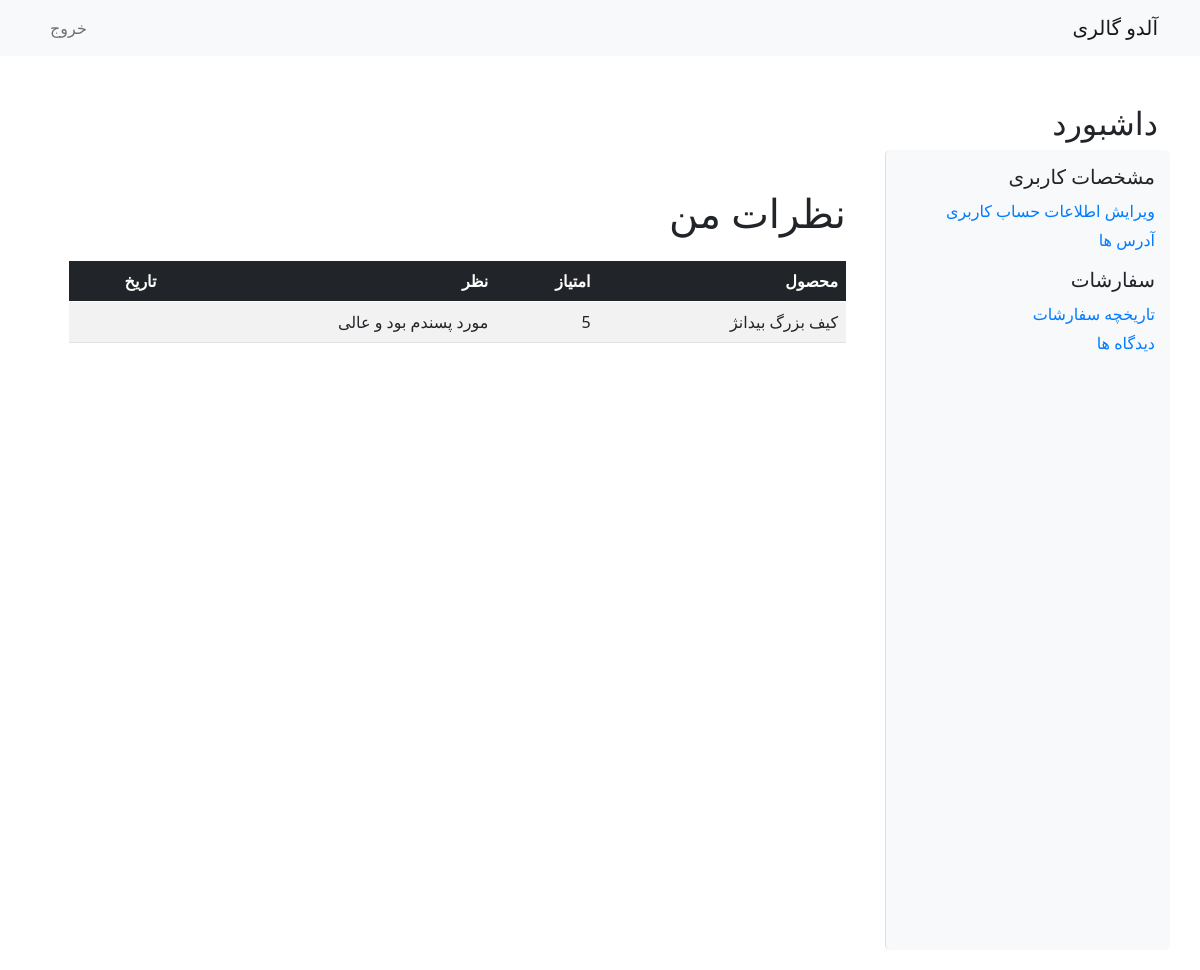
Page /customers/my-reviews/ (signed in) on the committed database.
### main/models.py (models this page shows)
class Review(models.Model):
    product = models.ForeignKey(Product, on_delete=models.CASCADE, related_name='reviews')
    user = models.ForeignKey(User, on_delete=models.CASCADE)
    rating = models.PositiveIntegerField(null=True, blank=True)
    comment = models.TextField()
    created_at =  jmodels.jDateTimeField(auto_now_add=True)  #datetime in jalali #datetime
    class Meta:
        unique_together = ['product', 'user']

### vendors/models.py (models this page shows, shortened)
class Product(models.Model):
    name = models.CharField(max_length=255)
    description = models.TextField()
    price = models.DecimalField(max_digits=10, decimal_places=0)
    sales_count = models.PositiveIntegerField(default=0)
    discount = models.DecimalField(max_digits=10, default=0, decimal_places=0)
    category = models.ForeignKey(Category, on_delete=models.CASCADE)
    seller = models.ForeignKey('accounts.SellerProfile', on_delete=models.CASCADE)
    created_at = jmodels.jDateTimeField(auto_now_add=True)  # datetime in jalali #datetime
    updated_at = jmodels.jDateTimeField(auto_now_add=True)  # datetime in jalali
    image = models.ImageField(upload_to='product_images/', null=True, blank=True)  # فیلد جدید برای تصویر

### customers/views.py (the view)
# urls.py: path('my-reviews/', user_reviews, name='user_reviews'),
@login_required
def user_reviews(request):
    user_reviews = Review.objects.filter(user=request.user).select_related('product')
    orders = Order.objects.filter(user=request.user)
    purchased_products = Product.objects.filter(orderitem__order__in=orders).distinct()
    reviewed_product_ids = set(user_reviews.values_list('product_id', flat=True))
    products_without_reviews = purchased_products.exclude(id__in=reviewed_product_ids)
    context = {
        'reviews': user_reviews,
        'products_without_reviews': products_without_reviews
    }
    return render(request, 'customers/user_reviews.html', context)

### templates/customers/user_reviews.html (shortened to what this page needs)
{% extends 'customers/base.html' %}
{% block content %}
    <div class="container mt-4">
        <h1 class="mb-4">نظرات من</h1>
        {% if reviews %}
            <table class="table table-striped mt-4">
                <thead class="table-dark">
                    <tr>
                        <th>محصول</th>
                        <th>امتیاز</th>
                        <th>نظر</th>
                        <th>تاریخ</th>
                    </tr>
                </thead>
                <tbody>
                    {% for review in reviews %}
                        <tr>
                            <td>{{ review.product.name }}</td>
                            <td>{{ review.rating }}</td>
                            <td>{{ review.comment }}</td>
                            <td>{{ review.created_at|date:"Y-m-d H:i:s" }}</td>
                        </tr>
                    {% empty %}
                        <tr>
                            <td colspan="4" class="text-center">شما هنوز نظری نگذاشته‌اید.</td>
                        </tr>
                    {% endfor %}
                </tbody>
            </table>
        {% else %}
            <h3 class="mt-4">هنوز دیدگاهی ثبت نکرده اید</h3>
        {% endif %}
    </div>
{% endblock %}

### rows in the picture
Review: product.name "کیف بزرگ بیدانژ", rating "5", comment "مورد پسندم بود و عالی"
